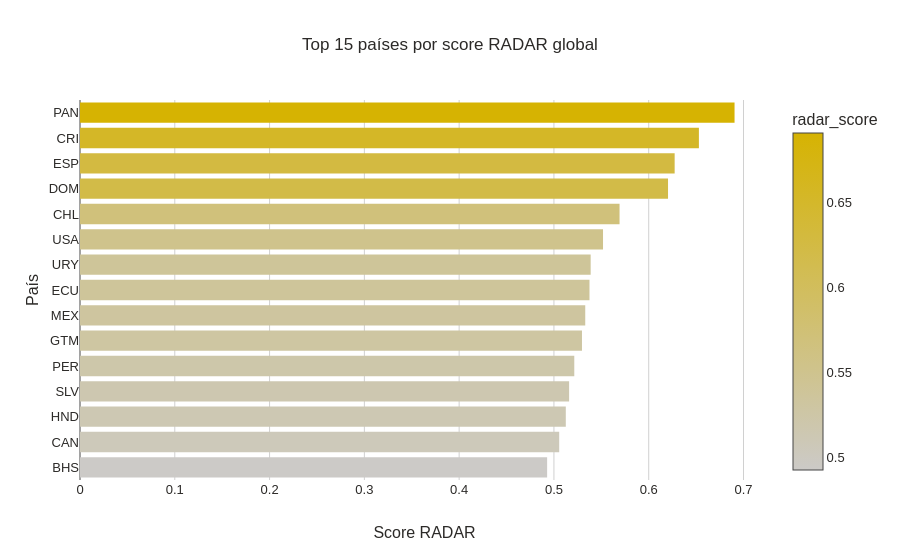

The code cell stored with this chart in its notebook:
### Code cell
fig = px.bar(
    radar_global.head(15).sort_values("radar_score"),
    x="radar_score",
    y="country_iso3",
    orientation="h",
    title="Top 15 países por score RADAR global",
    color="radar_score",
    color_continuous_scale=[[0, CIBEST["gray_light"]], [1, CIBEST["gold"]]],
)
fig.update_layout(xaxis_title="Score RADAR", yaxis_title="País")
fig.show()

### Figure 1 — Plotly figure (JSON) as saved in the notebook; plotly's stock layout.template omitted (floating-point values rounded to 4 significant figures)
{"data": [{"hovertemplate": "radar_score=%{marker.color}<br>country_iso3=%{y}<extra></extra>", "legendgroup": "", "marker": {"color": [0.4928, 0.5056, 0.5125, 0.516, 0.5215, 0.5296, 0.533, 0.5375, 0.5388, 0.5518, 0.5692, 0.6204, 0.6274, 0.6529, 0.6906], "coloraxis": "coloraxis", "pattern": {"shape": ""}}, "name": "", "orientation": "h", "showlegend": false, "textposition": "auto", "type": "bar", "x": [0.4928, 0.5056, 0.5125, 0.516, 0.5215, 0.5296, 0.533, 0.5375, 0.5388, 0.5518, 0.5692, 0.6204, 0.6274, 0.6529, 0.6906], "xaxis": "x", "y": ["BHS", "CAN", "HND", "SLV", "PER", "GTM", "MEX", "ECU", "URY", "USA", "CHL", "DOM", "ESP", "CRI", "PAN"], "yaxis": "y"}], "layout": {"barmode": "relative", "coloraxis": {"colorbar": {"title": {"text": "radar_score"}}, "colorscale": [[0, "#CCCAC7"], [1, "#D6B302"]]}, "legend": {"tracegroupgap": 0}, "title": {"text": "Top 15 países por score RADAR global"}, "xaxis": {"anchor": "y", "domain": [0, 1], "title": {"text": "Score RADAR"}}, "yaxis": {"anchor": "x", "domain": [0, 1], "title": {"text": "País"}}}}
